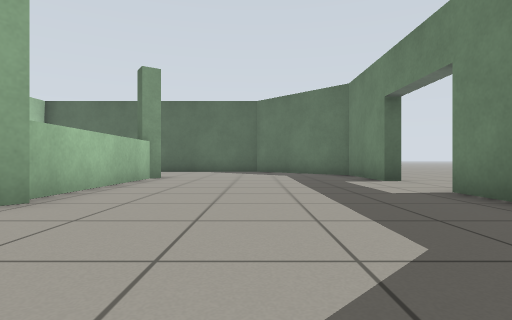
[1] (above)

17 first-person views from a walk through a world built for the Gazebo simulator. The camera is 0.5 m above the floor, looks level and sees 80° across. The floor is counted in squares, 1 m on a side. Each view is taken from the middle of a square. On the plan, view 1 faces up. The plan holds only what a view shows up to about 9 squares ahead; the rest is blank.

[2]
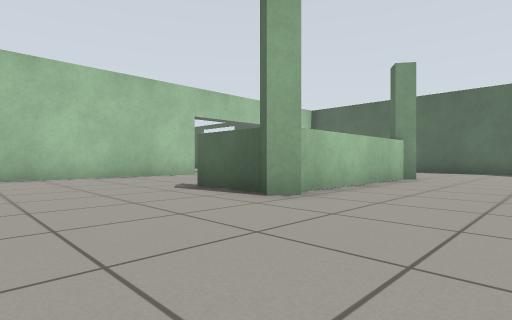

[3]
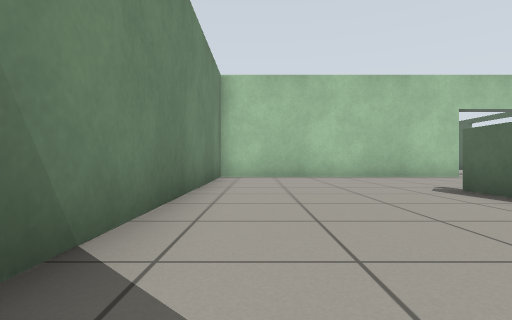

[4]
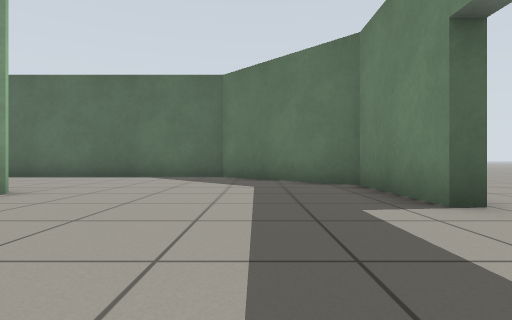

[5]
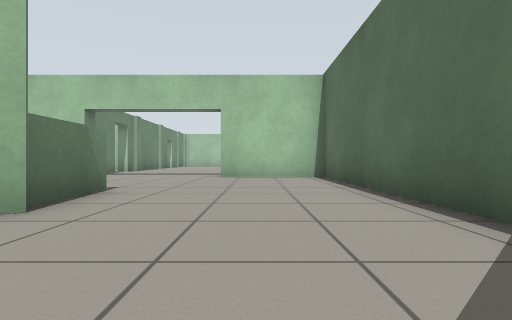

[6]
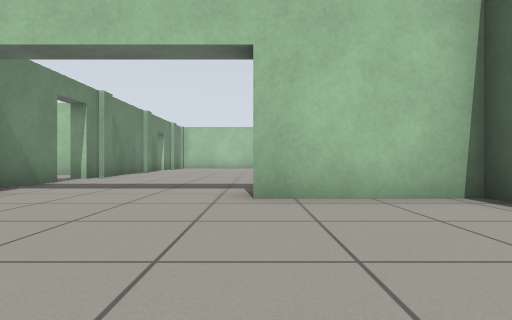

[7]
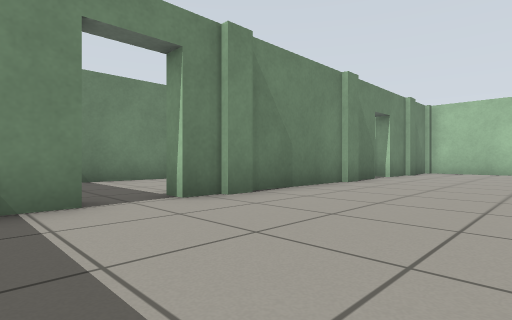

[8]
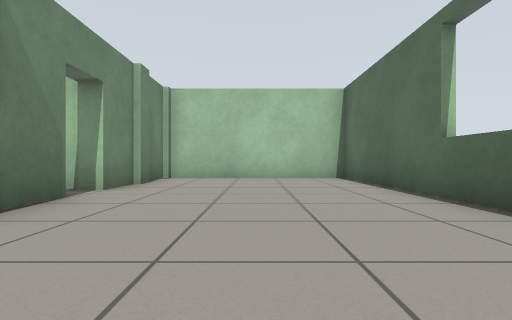

[9]
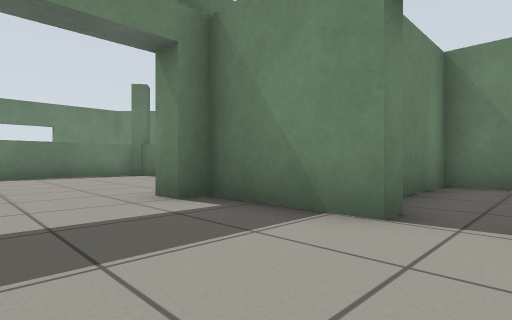

[10]
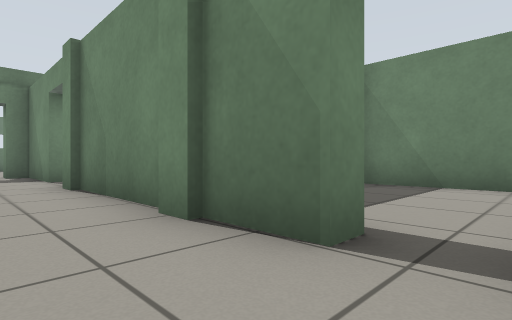

[11]
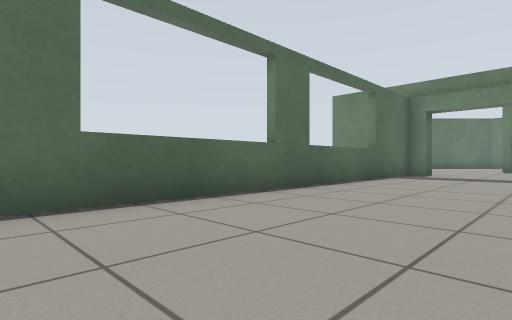

[12]
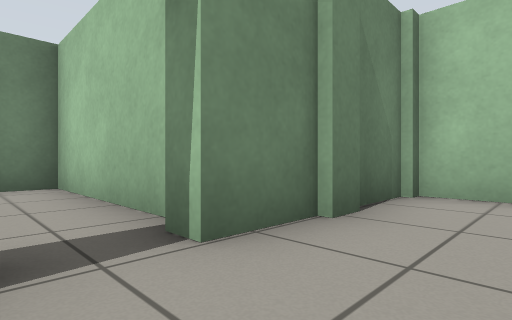

[13]
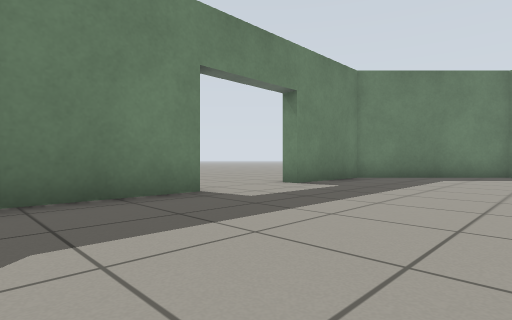

[14]
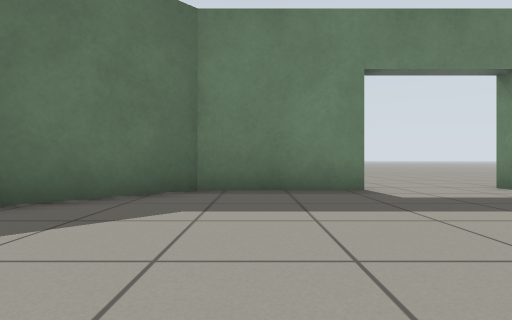

[15]
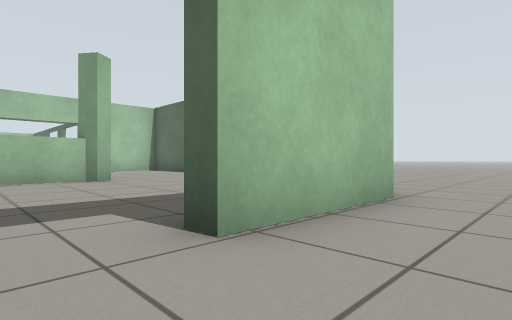

[16]
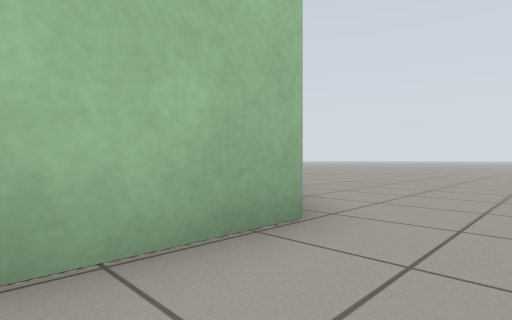

[17]
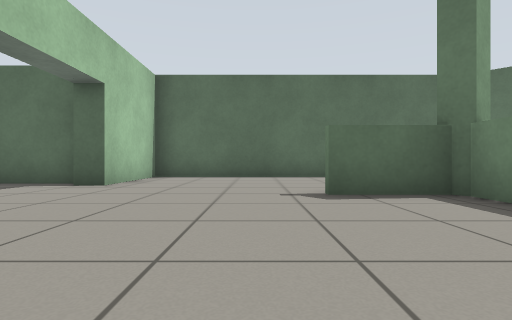

### Floor plan
Points are (right, up) in squares from view 1. A wall is a line through its corners. A room is listed if a view was taken in it or the views show most of it. See-through windows are left out.
Room 1 (views 1, 2, 3, 4, 5, 6, 7, 8, 9, 10, 11, 12, 13, 14, 15, 16, 17)
walls: (-2.9, 8.8) (-2.6, 8.4) (-3, 8.1) (-3.2, 8.4); (-2.5, 3.6) (-2.9, 3.1) (-3.3, 3.4); (-9.7, 10.5) (-23.6, 10.5) (-23.6, 5.5) (-13.2, 5.5); (-12, 5.5) (-9.6, 5.5) (-9.6, 6) (-9, 6) (-9, -1) (0, -1) (3, 2) (3, 4.7) (3.5, 4.7); (3.4, 10.1) (3.4, 7.2) (3, 7.2) (3, 10) (0, 13) (-9, 13) (-9, 10) (-9.6, 10)
low walls: (-5, 8.6) (-3.2, 8.6); (-3.2, 8.4) (-5, 8.4); (-2.9, 8.2) (-2.9, 3.8); (-3.1, 5.1) (-3.1, 8.2); (-3.3, 3.4) (-5, 3.4)
ways out: opening at (4.5, 5); gap at (-19, 5); gap at (-13, 5)

Where each view was taken, in squares from view 1:
view 1: 0 up, 0 right, facing up
view 2: 0 up, 0 right, facing up-left
view 3: 0 up, 0 right, facing left
view 4: 4 up, 1 right, facing up
view 5: 11 up, 0 right, facing left
view 6: 10 up, 5 left, facing left
view 7: 9 up, 11 left, facing down-left
view 8: 8 up, 15 left, facing left
view 9: 8 up, 13 left, facing down-right
view 10: 7 up, 20 left, facing down-right
view 11: 7 up, 20 left, facing up-right
view 12: 7 up, 19 left, facing down-left
view 13: 10 up, 1 left, facing down-right
view 14: 9 up, 2 left, facing right
view 15: 6 up, 5 right, facing up-left
view 16: 8 up, 5 right, facing up-left
view 17: 4 up, 6 left, facing up
